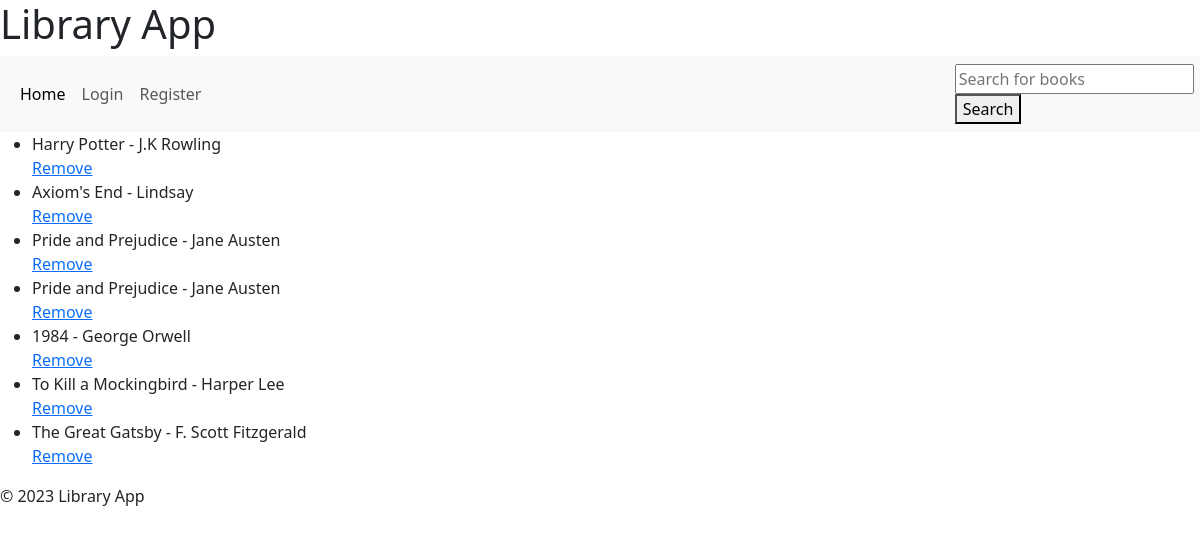
Screenshot of /all_books/ with the database file from the repository.
### books/models.py (models this page shows, shortened)
class Book(models.Model):
    name = models.CharField(max_length=100)
    author = models.CharField(max_length=100)
    year_published = models.IntegerField()
    loan_type = models.IntegerField(choices=[(1, 'Type 1'), (2, 'Type 2'), (3, 'Type 3')])

### books/views.py (the view)
# urls.py: path('all_books/', views.all_books, name='all_books'),
def all_books(request):
    books = Book.objects.all()
    return render(request, 'books.html', {'books': books})

### books/templates/books.html
{% extends 'base.html' %}
{% block content %}
<ul>
    {% for book in books %}
        <li>{{ book.name }} - {{book.author}}</li>
        <a href="{% url 'remove_book' book.id %}">Remove</a>
    {% empty %}
        <li>No results found.</li>
    {% endfor %}
</ul>
{% endblock %}

### books/templates/base.html (shortened to what this page needs)
<!DOCTYPE html>
<html lang="en">
<head>
    <link href="https://cdn.jsdelivr.net/npm/bootstrap@5.3.1/dist/css/bootstrap.min.css" rel="stylesheet">
</head>
<body>
    <header>
        <h1>Library App</h1>
    </header>
    <main>
        <nav class="navbar navbar-expand-lg bg-body-tertiary">
            <div class="container-fluid">
              <div class="collapse navbar-collapse" id="navbarNav">
                <ul class="navbar-nav">
                  <li class="nav-item">
                    <a class="nav-link active" aria-current="page" href="{% url 'home' %}">Home</a>
                  </li>
                  {% if not request.user.is_authenticated %}
                  <li class="nav-item">
                    <a class="nav-link" href="{% url 'login' %}">Login</a>
                  </li>
                  <li class="nav-item">
                    <a class="nav-link" href="{% url 'register' %}">Register</a>
                  </li>
                  {% endif %}
                </ul>
              </div>
            </div>
            <form method="post" action="{% url 'find_book' %}">
              <input type="text" name="name" placeholder="Search for books">
              <button type="submit">Search</button>
            </form>
          </nav>
        {% block content %}
        {% endblock %}
    </main>
    <footer>
        <p>&copy; 2023 Library App</p>
    </footer>
</body>
</html>

### rows the page displays
Book: name "Harry Potter", author "J.K Rowling"
Book: name "Axiom's End", author "Lindsay"
Book: name "Pride and Prejudice", author "Jane Austen"
Book: name "Pride and Prejudice", author "Jane Austen"
Book: name "1984", author "George Orwell"
Book: name "To Kill a Mockingbird", author "Harper Lee"
Book: name "The Great Gatsby", author "F. Scott Fitzgerald"
